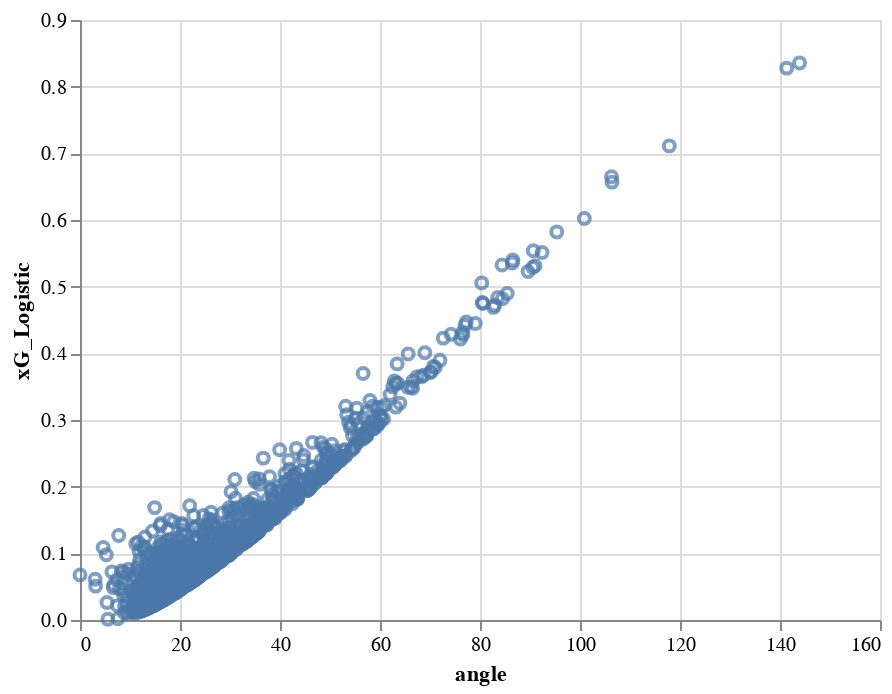

The cell this chart's notebook holds for it:
### Markdown cell above
- There's no negative xG predicted

### Code cell
import altair as alt
  
fig = alt.Chart(df_shot).mark_point().encode(
  x='angle',y='xG_Logistic')
fig

### Figure 1 — Vega-Lite specification as saved in the notebook (floating-point values rounded to 4 significant figures; data arrays with more than 128 entries replaced by an {"elided": "..."} marker saying what was removed)
{"config": {"view": {"continuousWidth": 400, "continuousHeight": 300}}, "data": {"name": "data-4f09e1cce0e50745414e89e4496b1fcc"}, "mark": "point", "encoding": {"x": {"field": "angle", "type": "quantitative"}, "y": {"field": "xG_Logistic", "type": "quantitative"}}, "$schema": "https://vega.github.io/schema/vega-lite/v4.17.0.json", "datasets": {"data-4f09e1cce0e50745414e89e4496b1fcc": {"elided": "1382 records"}}}
